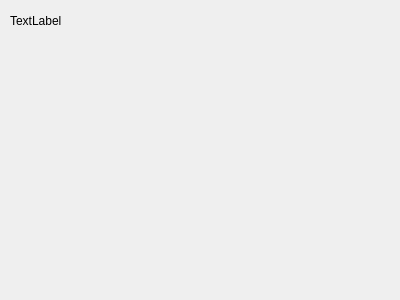
<?xml version="1.0" encoding="UTF-8"?>
<ui version="4.0">
 <class>Form</class>
 <widget class="QWidget" name="Form">
  <property name="geometry">
   <rect>
    <x>0</x>
    <y>0</y>
    <width>400</width>
    <height>300</height>
   </rect>
  </property>
  <property name="windowTitle">
   <string>Form</string>
  </property>
  <widget class="QLabel" name="label">
   <property name="geometry">
    <rect>
     <x>10</x>
     <y>10</y>
     <width>131</width>
     <height>21</height>
    </rect>
   </property>
   <property name="text">
    <string>TextLabel</string>
   </property>
  </widget>
 </widget>
 <resources/>
 <connections/>
</ui>
